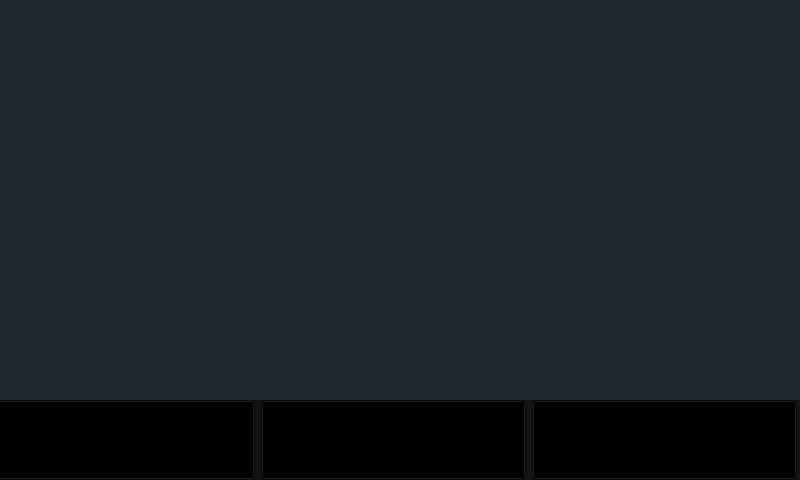
<?xml version="1.0" encoding="UTF-8"?>
<ui version="4.0">
 <class>MainWindow</class>
 <widget class="QMainWindow" name="MainWindow">
  <property name="geometry">
   <rect>
    <x>0</x>
    <y>0</y>
    <width>800</width>
    <height>480</height>
   </rect>
  </property>
  <property name="minimumSize">
   <size>
    <width>800</width>
    <height>480</height>
   </size>
  </property>
  <property name="maximumSize">
   <size>
    <width>800</width>
    <height>480</height>
   </size>
  </property>
  <property name="windowTitle">
   <string>MainWindow</string>
  </property>
  <widget class="QWidget" name="centralwidget">
   <widget class="QStackedWidget" name="stackedWidget">
    <property name="geometry">
     <rect>
      <x>0</x>
      <y>0</y>
      <width>800</width>
      <height>400</height>
     </rect>
    </property>
    <property name="sizePolicy">
     <sizepolicy hsizetype="Fixed" vsizetype="Fixed">
      <horstretch>0</horstretch>
      <verstretch>0</verstretch>
     </sizepolicy>
    </property>
    <property name="minimumSize">
     <size>
      <width>800</width>
      <height>400</height>
     </size>
    </property>
    <property name="maximumSize">
     <size>
      <width>800</width>
      <height>400</height>
     </size>
    </property>
    <property name="styleSheet">
     <string notr="true"/>
    </property>
    <property name="currentIndex">
     <number>1</number>
    </property>
    <widget class="QWidget" name="cameraViewTab">
     <widget class="QLabel" name="label_2">
      <property name="geometry">
       <rect>
        <x>410</x>
        <y>130</y>
        <width>100</width>
        <height>100</height>
       </rect>
      </property>
      <property name="minimumSize">
       <size>
        <width>100</width>
        <height>100</height>
       </size>
      </property>
      <property name="maximumSize">
       <size>
        <width>100</width>
        <height>100</height>
       </size>
      </property>
      <property name="text">
       <string>Camera View Window</string>
      </property>
     </widget>
    </widget>
    <widget class="QWidget" name="diagnosticViewTab">
     <property name="styleSheet">
      <string notr="true">background-color:rgb(34,40,49)</string>
     </property>
     <widget class="QWidget" name="gridLayoutWidget">
      <property name="geometry">
       <rect>
        <x>0</x>
        <y>0</y>
        <width>797</width>
        <height>472</height>
       </rect>
      </property>
      <layout class="QGridLayout" name="gridLayout" rowstretch="0,0" columnstretch="0,0,0">
       <property name="sizeConstraint">
        <enum>QLayout::SizeConstraint::SetFixedSize</enum>
       </property>
       <property name="spacing">
        <number>0</number>
       </property>
       <item row="0" column="2">
        <widget class="DataDisplay" name="dataDisplay_3" native="true">
         <property name="sizePolicy">
          <sizepolicy hsizetype="Fixed" vsizetype="Fixed">
           <horstretch>0</horstretch>
           <verstretch>0</verstretch>
          </sizepolicy>
         </property>
         <property name="minimumSize">
          <size>
           <width>265</width>
           <height>235</height>
          </size>
         </property>
         <property name="maximumSize">
          <size>
           <width>265</width>
           <height>235</height>
          </size>
         </property>
        </widget>
       </item>
       <item row="0" column="0">
        <widget class="DataDisplay" name="dataDisplay_1" native="true">
         <property name="sizePolicy">
          <sizepolicy hsizetype="Fixed" vsizetype="Fixed">
           <horstretch>0</horstretch>
           <verstretch>0</verstretch>
          </sizepolicy>
         </property>
         <property name="minimumSize">
          <size>
           <width>265</width>
           <height>235</height>
          </size>
         </property>
         <property name="maximumSize">
          <size>
           <width>265</width>
           <height>235</height>
          </size>
         </property>
        </widget>
       </item>
       <item row="0" column="1">
        <widget class="DataDisplay" name="dataDisplay_2" native="true">
         <property name="sizePolicy">
          <sizepolicy hsizetype="Fixed" vsizetype="Fixed">
           <horstretch>0</horstretch>
           <verstretch>0</verstretch>
          </sizepolicy>
         </property>
         <property name="minimumSize">
          <size>
           <width>265</width>
           <height>235</height>
          </size>
         </property>
         <property name="maximumSize">
          <size>
           <width>265</width>
           <height>235</height>
          </size>
         </property>
        </widget>
       </item>
       <item row="1" column="0">
        <widget class="DataDisplay" name="dataDisplay_4" native="true">
         <property name="sizePolicy">
          <sizepolicy hsizetype="Fixed" vsizetype="Fixed">
           <horstretch>0</horstretch>
           <verstretch>0</verstretch>
          </sizepolicy>
         </property>
         <property name="minimumSize">
          <size>
           <width>265</width>
           <height>160</height>
          </size>
         </property>
         <property name="maximumSize">
          <size>
           <width>265</width>
           <height>160</height>
          </size>
         </property>
        </widget>
       </item>
       <item row="1" column="1">
        <widget class="DataDisplay" name="dataDisplay_5" native="true">
         <property name="sizePolicy">
          <sizepolicy hsizetype="Fixed" vsizetype="Fixed">
           <horstretch>0</horstretch>
           <verstretch>0</verstretch>
          </sizepolicy>
         </property>
         <property name="minimumSize">
          <size>
           <width>265</width>
           <height>160</height>
          </size>
         </property>
         <property name="maximumSize">
          <size>
           <width>265</width>
           <height>160</height>
          </size>
         </property>
        </widget>
       </item>
      </layout>
     </widget>
    </widget>
    <widget class="QWidget" name="laneViewTab">
     <widget class="QLabel" name="label">
      <property name="geometry">
       <rect>
        <x>240</x>
        <y>140</y>
        <width>271</width>
        <height>141</height>
       </rect>
      </property>
      <property name="text">
       <string>Lane View Window</string>
      </property>
     </widget>
    </widget>
   </widget>
   <widget class="QWidget" name="Navigation_Bar" native="true">
    <property name="geometry">
     <rect>
      <x>0</x>
      <y>400</y>
      <width>800</width>
      <height>80</height>
     </rect>
    </property>
    <property name="sizePolicy">
     <sizepolicy hsizetype="Fixed" vsizetype="Fixed">
      <horstretch>0</horstretch>
      <verstretch>0</verstretch>
     </sizepolicy>
    </property>
    <property name="minimumSize">
     <size>
      <width>800</width>
      <height>80</height>
     </size>
    </property>
    <property name="maximumSize">
     <size>
      <width>800</width>
      <height>80</height>
     </size>
    </property>
    <property name="autoFillBackground">
     <bool>false</bool>
    </property>
    <property name="styleSheet">
     <string notr="true">background-color: rgb(20, 20, 20);</string>
    </property>
    <widget class="QWidget" name="horizontalLayoutWidget">
     <property name="geometry">
      <rect>
       <x>-10</x>
       <y>0</y>
       <width>809</width>
       <height>82</height>
      </rect>
     </property>
     <layout class="QHBoxLayout" name="horizontalLayout">
      <property name="sizeConstraint">
       <enum>QLayout::SizeConstraint::SetFixedSize</enum>
      </property>
      <item>
       <widget class="QPushButton" name="cameraViewButton">
        <property name="sizePolicy">
         <sizepolicy hsizetype="Fixed" vsizetype="Fixed">
          <horstretch>0</horstretch>
          <verstretch>0</verstretch>
         </sizepolicy>
        </property>
        <property name="minimumSize">
         <size>
          <width>265</width>
          <height>80</height>
         </size>
        </property>
        <property name="maximumSize">
         <size>
          <width>265</width>
          <height>80</height>
         </size>
        </property>
        <property name="autoFillBackground">
         <bool>false</bool>
        </property>
        <property name="styleSheet">
         <string notr="true">background-color: transparent;</string>
        </property>
        <property name="text">
         <string/>
        </property>
        <property name="icon">
         <iconset>
          <activeoff>:/icons/icon-camera-grey.png</activeoff>
          <activeon>:/icons/icon-camera-white.png</activeon>
         </iconset>
        </property>
        <property name="iconSize">
         <size>
          <width>65</width>
          <height>55</height>
         </size>
        </property>
        <property name="checkable">
         <bool>true</bool>
        </property>
       </widget>
      </item>
      <item>
       <widget class="QPushButton" name="laneViewButton">
        <property name="enabled">
         <bool>true</bool>
        </property>
        <property name="sizePolicy">
         <sizepolicy hsizetype="Fixed" vsizetype="Fixed">
          <horstretch>0</horstretch>
          <verstretch>0</verstretch>
         </sizepolicy>
        </property>
        <property name="minimumSize">
         <size>
          <width>265</width>
          <height>80</height>
         </size>
        </property>
        <property name="maximumSize">
         <size>
          <width>265</width>
          <height>80</height>
         </size>
        </property>
        <property name="autoFillBackground">
         <bool>false</bool>
        </property>
        <property name="styleSheet">
         <string notr="true">background-color: transparent;</string>
        </property>
        <property name="text">
         <string/>
        </property>
        <property name="icon">
         <iconset>
          <activeoff>:/icons/icon-car-grey.png</activeoff>
          <activeon>:/icons/icon-car-white.png</activeon>
         </iconset>
        </property>
        <property name="iconSize">
         <size>
          <width>65</width>
          <height>65</height>
         </size>
        </property>
        <property name="checkable">
         <bool>true</bool>
        </property>
        <property name="checked">
         <bool>true</bool>
        </property>
       </widget>
      </item>
      <item>
       <widget class="QPushButton" name="diagnosticViewButton">
        <property name="enabled">
         <bool>true</bool>
        </property>
        <property name="sizePolicy">
         <sizepolicy hsizetype="Fixed" vsizetype="Fixed">
          <horstretch>0</horstretch>
          <verstretch>0</verstretch>
         </sizepolicy>
        </property>
        <property name="minimumSize">
         <size>
          <width>265</width>
          <height>80</height>
         </size>
        </property>
        <property name="maximumSize">
         <size>
          <width>265</width>
          <height>80</height>
         </size>
        </property>
        <property name="baseSize">
         <size>
          <width>265</width>
          <height>80</height>
         </size>
        </property>
        <property name="autoFillBackground">
         <bool>false</bool>
        </property>
        <property name="styleSheet">
         <string notr="true">background-color: transparent;</string>
        </property>
        <property name="text">
         <string/>
        </property>
        <property name="icon">
         <iconset>
          <selectedoff>:/icons/icon-tools-grey.png</selectedoff>
          <selectedon>:/icons/icon-tools-white.png</selectedon>
         </iconset>
        </property>
        <property name="iconSize">
         <size>
          <width>50</width>
          <height>50</height>
         </size>
        </property>
        <property name="checkable">
         <bool>true</bool>
        </property>
        <property name="default">
         <bool>false</bool>
        </property>
       </widget>
      </item>
     </layout>
    </widget>
   </widget>
  </widget>
 </widget>
 <customwidgets>
  <customwidget>
   <class>DataDisplay</class>
   <extends>QWidget</extends>
   <header>src.view.widgets.data_display_widget</header>
   <container>1</container>
  </customwidget>
 </customwidgets>
 <resources>
  <include location="../../../assets/resources.qrc"/>
 </resources>
 <connections/>
</ui>
